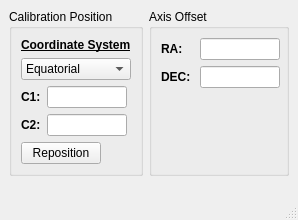
<?xml version="1.0" encoding="UTF-8"?>
<ui version="4.0">
 <class>MainWindow</class>
 <widget class="QMainWindow" name="MainWindow">
  <property name="windowModality">
   <enum>Qt::ApplicationModal</enum>
  </property>
  <property name="geometry">
   <rect>
    <x>0</x>
    <y>0</y>
    <width>298</width>
    <height>220</height>
   </rect>
  </property>
  <property name="windowTitle">
   <string>Calibration</string>
  </property>
  <widget class="QWidget" name="centralwidget">
   <layout class="QFormLayout" name="formLayout_3">
    <item row="0" column="0">
     <widget class="QGroupBox" name="groupBoxCalibrationPos">
      <property name="title">
       <string>Calibration Position</string>
      </property>
      <layout class="QFormLayout" name="formLayout">
       <item row="0" column="0">
        <layout class="QVBoxLayout" name="verticalLayout_2">
         <item>
          <widget class="QLabel" name="coordLabel">
           <property name="text">
            <string>&lt;html&gt;&lt;head/&gt;&lt;body&gt;&lt;p&gt;&lt;span style=&quot; font-weight:600; text-decoration: underline;&quot;&gt;Coordinate System&lt;/span&gt;&lt;/p&gt;&lt;/body&gt;&lt;/html&gt;</string>
           </property>
          </widget>
         </item>
         <item>
          <widget class="QComboBox" name="coordinatSystemcomboBox">
           <item>
            <property name="text">
             <string>Equatorial</string>
            </property>
           </item>
           <item>
            <property name="text">
             <string>Galactic</string>
            </property>
           </item>
           <item>
            <property name="text">
             <string>Alt. Azimuth</string>
            </property>
           </item>
           <item>
            <property name="text">
             <string>Steps</string>
            </property>
           </item>
          </widget>
         </item>
        </layout>
       </item>
       <item row="1" column="0">
        <layout class="QVBoxLayout" name="verticalLayout">
         <item>
          <layout class="QHBoxLayout" name="horizontalLayout">
           <item>
            <widget class="QLabel" name="calibCoord_1_Label">
             <property name="text">
              <string>&lt;html&gt;&lt;head/&gt;&lt;body&gt;&lt;p&gt;&lt;span style=&quot; font-weight:600;&quot;&gt;C1:&lt;/span&gt;&lt;/p&gt;&lt;/body&gt;&lt;/html&gt;</string>
             </property>
            </widget>
           </item>
           <item>
            <widget class="QLineEdit" name="calibCoord_1_Text">
             <property name="sizePolicy">
              <sizepolicy hsizetype="Minimum" vsizetype="Fixed">
               <horstretch>0</horstretch>
               <verstretch>0</verstretch>
              </sizepolicy>
             </property>
             <property name="maximumSize">
              <size>
               <width>80</width>
               <height>16777215</height>
              </size>
             </property>
            </widget>
           </item>
          </layout>
         </item>
         <item>
          <layout class="QHBoxLayout" name="horizontalLayout_2">
           <item>
            <widget class="QLabel" name="calibCoord_2_Label">
             <property name="text">
              <string>&lt;html&gt;&lt;head/&gt;&lt;body&gt;&lt;p&gt;&lt;span style=&quot; font-weight:600;&quot;&gt;C2:&lt;/span&gt;&lt;/p&gt;&lt;/body&gt;&lt;/html&gt;</string>
             </property>
            </widget>
           </item>
           <item>
            <widget class="QLineEdit" name="calibCoord_2_Text">
             <property name="sizePolicy">
              <sizepolicy hsizetype="Minimum" vsizetype="Fixed">
               <horstretch>0</horstretch>
               <verstretch>0</verstretch>
              </sizepolicy>
             </property>
             <property name="maximumSize">
              <size>
               <width>80</width>
               <height>16777215</height>
              </size>
             </property>
            </widget>
           </item>
          </layout>
         </item>
        </layout>
       </item>
       <item row="2" column="0">
        <widget class="QPushButton" name="pushButton">
         <property name="text">
          <string>Reposition</string>
         </property>
        </widget>
       </item>
      </layout>
     </widget>
    </item>
    <item row="0" column="1">
     <widget class="QGroupBox" name="groupBox_2">
      <property name="title">
       <string>Axis Offset</string>
      </property>
      <layout class="QFormLayout" name="formLayout_2">
       <item row="0" column="0">
        <layout class="QVBoxLayout" name="verticalLayout_3">
         <item>
          <layout class="QHBoxLayout" name="horizontalLayout_3">
           <item>
            <widget class="QLabel" name="raOffset">
             <property name="text">
              <string>&lt;html&gt;&lt;head/&gt;&lt;body&gt;&lt;p&gt;&lt;span style=&quot; font-weight:600;&quot;&gt;RA: &lt;/span&gt;&lt;/p&gt;&lt;/body&gt;&lt;/html&gt;</string>
             </property>
            </widget>
           </item>
           <item>
            <widget class="QLineEdit" name="raOffsetText">
             <property name="sizePolicy">
              <sizepolicy hsizetype="Minimum" vsizetype="Fixed">
               <horstretch>0</horstretch>
               <verstretch>0</verstretch>
              </sizepolicy>
             </property>
             <property name="maximumSize">
              <size>
               <width>80</width>
               <height>16777215</height>
              </size>
             </property>
            </widget>
           </item>
          </layout>
         </item>
         <item>
          <layout class="QHBoxLayout" name="horizontalLayout_4">
           <item>
            <widget class="QLabel" name="decOffset">
             <property name="text">
              <string>&lt;html&gt;&lt;head/&gt;&lt;body&gt;&lt;p&gt;&lt;span style=&quot; font-weight:600;&quot;&gt;DEC: &lt;/span&gt;&lt;/p&gt;&lt;/body&gt;&lt;/html&gt;</string>
             </property>
            </widget>
           </item>
           <item>
            <widget class="QLineEdit" name="decOffsetText">
             <property name="maximumSize">
              <size>
               <width>80</width>
               <height>16777215</height>
              </size>
             </property>
            </widget>
           </item>
          </layout>
         </item>
        </layout>
       </item>
      </layout>
     </widget>
    </item>
   </layout>
  </widget>
  <widget class="QMenuBar" name="menubar">
   <property name="geometry">
    <rect>
     <x>0</x>
     <y>0</y>
     <width>298</width>
     <height>21</height>
    </rect>
   </property>
  </widget>
  <widget class="QStatusBar" name="statusbar"/>
 </widget>
 <resources/>
 <connections/>
</ui>
